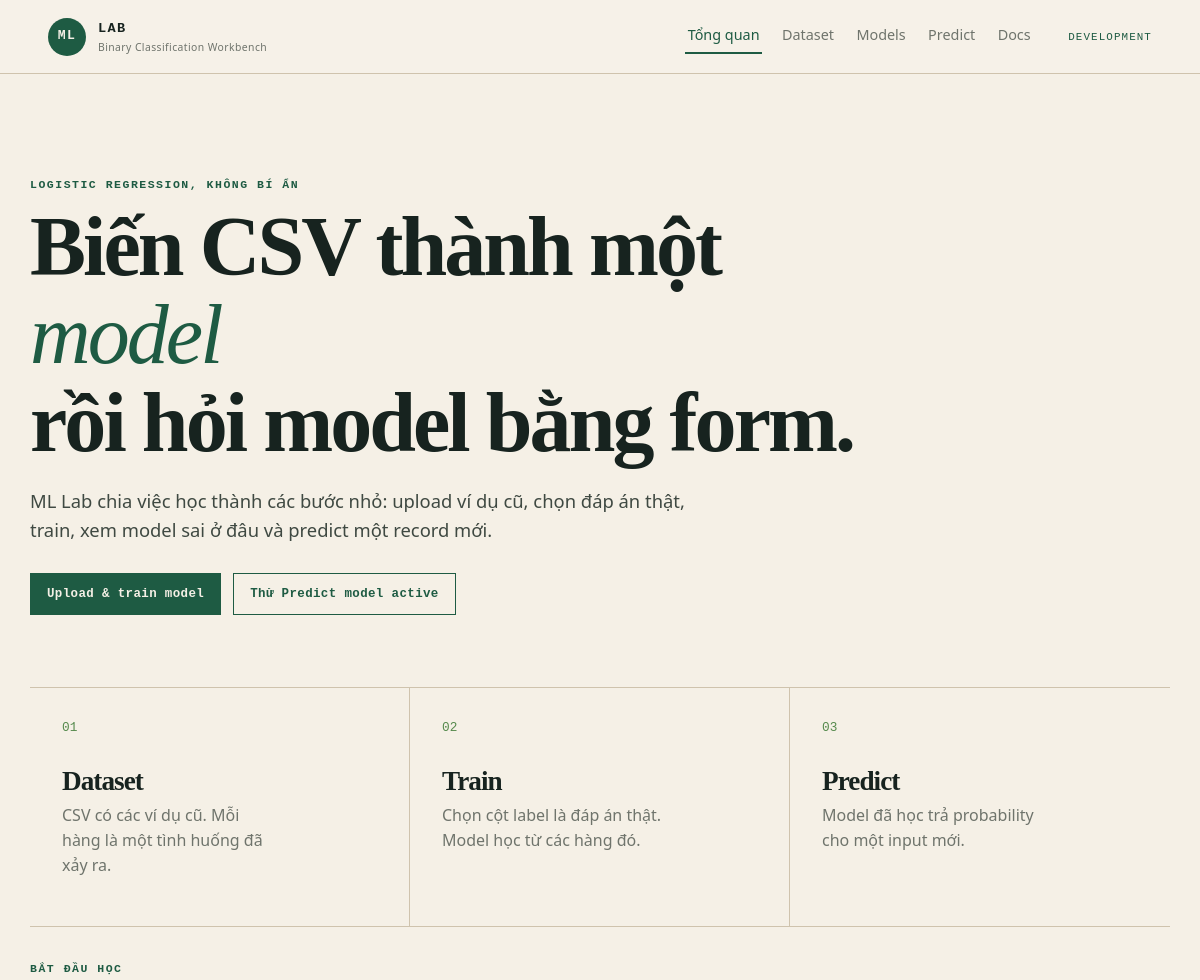
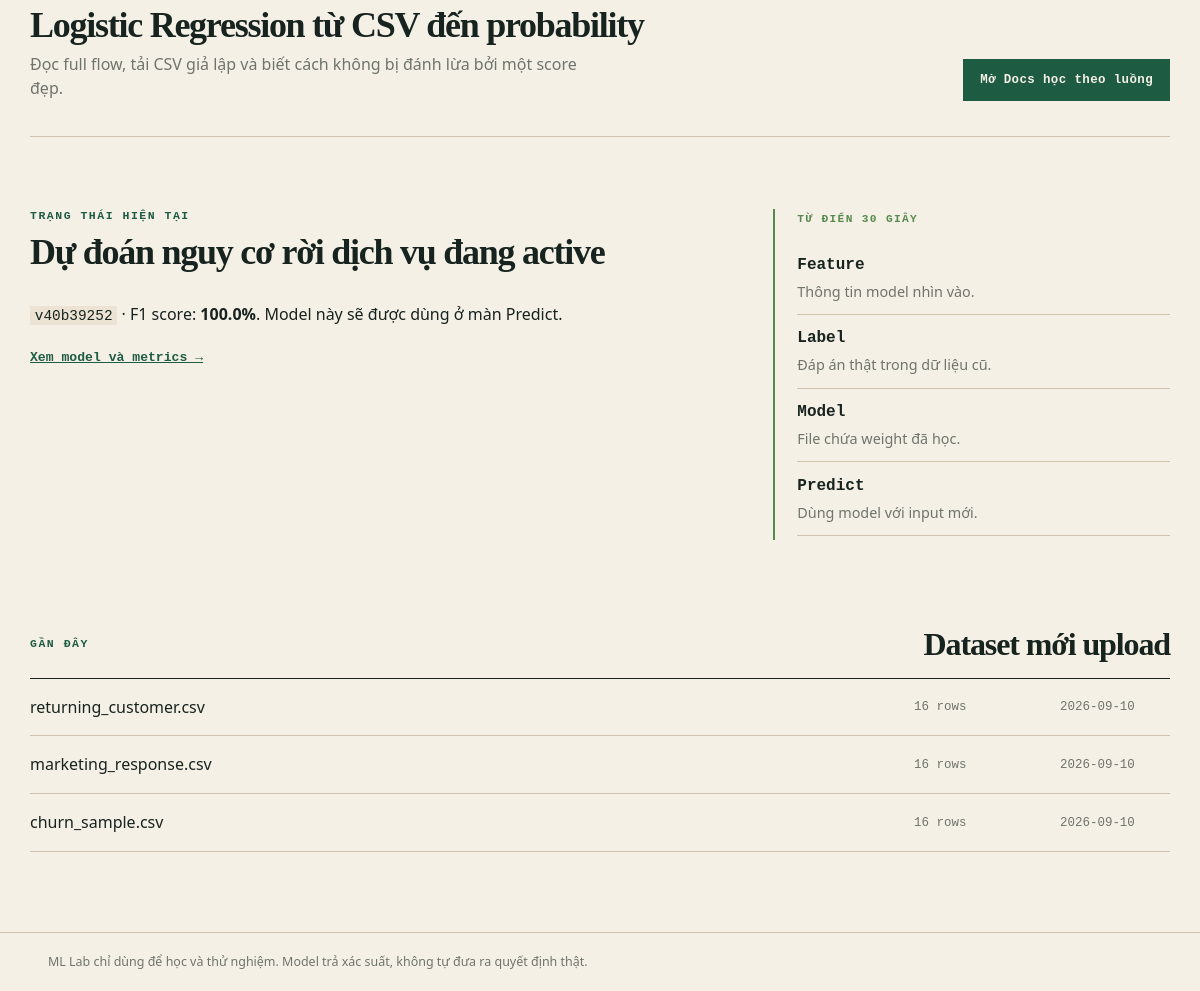
The page / on the database its author committed (2 pictures, top to bottom).
### tables this page shows
CREATE TABLE model_versions (
                id TEXT PRIMARY KEY,
                dataset_id TEXT NOT NULL REFERENCES datasets(id),
                job_id TEXT NOT NULL REFERENCES training_jobs(id),
                version TEXT NOT NULL,
                artifact_path TEXT NOT NULL,
                metadata_path TEXT NOT NULL,
                metrics_json TEXT NOT NULL,
                is_active INTEGER NOT NULL DEFAULT 0,
                created_at TEXT NOT NULL
            , model_name TEXT, purpose TEXT);

CREATE TABLE datasets (
                id TEXT PRIMARY KEY,
                original_filename TEXT NOT NULL,
                stored_path TEXT NOT NULL,
                row_count INTEGER NOT NULL,
                columns_json TEXT NOT NULL,
                created_at TEXT NOT NULL
            );

### app/main.py (the view)
@app.get("/", response_class=HTMLResponse)
def dashboard(request: Request):
    datasets = database.fetch_all("SELECT * FROM datasets ORDER BY created_at DESC LIMIT 5")
    active_model = None
    try:
        active_model = get_model()
    except HTTPException:
        pass
    return view(request, "dashboard.html", active_page="dashboard", datasets=datasets, active_model=active_model)

### app/templates/dashboard.html (shortened to what this page needs)
{% extends "base.html" %}
{% block content %}
<section class="hero">
  <p class="eyebrow">LOGISTIC REGRESSION, KHÔNG BÍ ẨN</p>
  <h1>Biến CSV thành một <em>model</em><br>rồi hỏi model bằng form.</h1>
  <p class="hero-copy">ML Lab chia việc học thành các bước nhỏ: upload ví dụ cũ, chọn đáp án thật, train, xem model sai ở đâu và predict một record mới.</p>
  <div class="hero-actions">
    <a class="button button-primary" href="/datasets">Upload &amp; train model</a>
    {% if active_model %}<a class="button button-quiet" href="/predict">Thử Predict model active</a>{% endif %}
  </div>
</section>
<section class="flow-grid" aria-label="Luồng làm việc Machine Learning">
  <article class="flow-step"><span>01</span><h2>Dataset</h2><p>CSV có các ví dụ cũ. Mỗi hàng là một tình huống đã xảy ra.</p></article>
  <article class="flow-step"><span>02</span><h2>Train</h2><p>Chọn cột label là đáp án thật. Model học từ các hàng đó.</p></article>
  <article class="flow-step"><span>03</span><h2>Predict</h2><p>Model đã học trả probability cho một input mới.</p></article>
</section>
<section class="learn-callout" aria-labelledby="learn-callout-title">
  <div>
    <p class="eyebrow">BẮT ĐẦU HỌC</p>
    <h2 id="learn-callout-title">Logistic Regression từ CSV đến probability</h2>
    <p>Đọc full flow, tải CSV giả lập và biết cách không bị đánh lừa bởi một score đẹp.</p>
  </div>
  <a class="button button-primary" href="/docs">Mở Docs học theo luồng</a>
</section>
<section class="split-section">
  <div>
    <p class="eyebrow">TRẠNG THÁI HIỆN TẠI</p>
    {% if active_model %}
      <h2>{{ active_model.display_name }} đang active</h2>
      <p><code>{{ active_model.version }}</code> · F1 score: <strong>{{ '%.1f'|format(active_model.metrics.f1 * 100) }}%</strong>. Model này sẽ được dùng ở màn Predict.</p>
      <a class="text-link" href="/models">Xem model và metrics →</a>
    {% else %}
      <h2>Chưa có model nào</h2>
      <p>Điều này bình thường. Bắt đầu bằng một CSV có cột feature và một cột label chứa đúng hai giá trị.</p>
      <a class="text-link" href="/datasets">Đi đến Dataset →</a>
    {% endif %}
  </div>
  <aside class="term-card">
    <p class="term-label">TỪ ĐIỂN 30 GIÂY</p>
    <dl>
      <div><dt>Feature</dt><dd>Thông tin model nhìn vào.</dd></div>
      <div><dt>Label</dt><dd>Đáp án thật trong dữ liệu cũ.</dd></div>
      <div><dt>Model</dt><dd>File chứa weight đã học.</dd></div>
      <div><dt>Predict</dt><dd>Dùng model với input mới.</dd></div>
    </dl>
  </aside>
</section>
{% if datasets %}
<section class="recent-section">
  <div class="section-title"><p class="eyebrow">GẦN ĐÂY</p><h2>Dataset mới upload</h2></div>
  <div class="list-card">
  {% for dataset in datasets %}
    <a class="list-row" href="/datasets/{{ dataset.id }}"><span>{{ dataset.original_filename }}</span><span>{{ dataset.row_count }} rows</span><span>{{ dataset.created_at[:10] }}</span></a>
  {% endfor %}
  </div>
</section>
{% endif %}
{% endblock %}

### app/static/app.css (style rules this page uses)
:root { --ink: #17231f; --paper: #f5f0e6; --paper-deep: #e9dfcd; --line: #cfc3ad; --forest: #1e5b43; --moss: #568a4d; --coral: #bd563e; --soft-green: #dbe9d8; --soft-red: #f4ded7; --muted: #6f746c; --mono: "SFMono-Regular", Consolas, "Liberation Mono", monospace; --serif: Georgia, "Iowan Old Style", "Palatino Linotype", serif; --sans: "Avenir Next", "Segoe UI", sans-serif; }
* { box-sizing: border-box; }
body { margin: 0; color: var(--ink); background: var(--paper); font-family: var(--sans); line-height: 1.55; }
a { color: inherit; }
code { font-family: var(--mono); font-size: .9em; background: color-mix(in srgb, var(--paper-deep) 70%, transparent); padding: .12rem .3rem; }
h1, h2, h3, p { margin-top: 0; }
h1, h2 { font-family: var(--serif); line-height: 1.05; letter-spacing: -.035em; }
.eyebrow { color: var(--forest); font: 700 .72rem var(--mono); letter-spacing: .13em; }
.hero { max-width: 850px; padding: 2rem 0 4.5rem; }
.hero h1 { font-size: clamp(3rem, 7vw, 5.8rem); margin-bottom: 1.25rem; }
.hero h1 em { color: var(--forest); font-weight: 400; }
.hero-copy { max-width: 670px; font-size: 1.15rem; color: #3f4942; }
.hero-actions, .model-actions { display: flex; gap: .75rem; flex-wrap: wrap; margin-top: 1.8rem; }
.button { display: inline-flex; justify-content: center; align-items: center; min-height: 42px; border: 1px solid var(--forest); padding: .55rem 1rem; font: 700 .78rem var(--mono); letter-spacing: .03em; text-decoration: none; cursor: pointer; }
.button-primary { color: var(--paper); background: var(--forest); }
.button-quiet { color: var(--forest); background: transparent; }
.flow-grid { display: grid; grid-template-columns: repeat(3, 1fr); border-top: 1px solid var(--line); border-bottom: 1px solid var(--line); }
.flow-step { min-height: 220px; padding: 2rem; border-right: 1px solid var(--line); }
.flow-step:last-child { border-right: 0; }
.flow-step span { display: block; color: var(--moss); font: .8rem var(--mono); margin-bottom: 2rem; }
.flow-step h2 { font-size: 1.7rem; margin-bottom: .5rem; }
.flow-step p { color: var(--muted); max-width: 24ch; }
.learn-callout { display: flex; justify-content: space-between; align-items: end; gap: 2rem; padding: 2.2rem 0; border-bottom: 1px solid var(--line); }
.learn-callout h2 { margin-bottom: .45rem; font-size: clamp(1.8rem, 3vw, 2.7rem); }
.learn-callout p:last-child { max-width: 570px; margin-bottom: 0; color: var(--muted); }
.split-section { display: grid; grid-template-columns: 1.4fr .8fr; gap: 3rem; align-items: start; padding: 4.5rem 0; }
.split-section h2 { font-size: clamp(2rem, 3vw, 3rem); }
.term-card { border-left: 2px solid var(--moss); padding: .25rem 0 .25rem 1.4rem; }
.term-label { color: var(--moss); font: 700 .7rem var(--mono); letter-spacing: .12em; }
.term-card dl { margin: 1rem 0 0; }
.term-card dl div { padding: .7rem 0; border-bottom: 1px solid var(--line); }
.term-card dt { font-family: var(--mono); font-weight: 700; }
.term-card dd { margin: .2rem 0 0; color: var(--muted); font-size: .9rem; }
.recent-section { margin-top: 1rem; }
.section-title { display: flex; justify-content: space-between; align-items: end; margin-bottom: 1rem; }
.section-title h2 { margin: 0; font-size: 2rem; }
.list-card { border-top: 1px solid var(--ink); }
.list-row { display: grid; grid-template-columns: 1fr 130px 110px; gap: 1rem; align-items: center; padding: 1rem 0; border-bottom: 1px solid var(--line); text-decoration: none; }
.list-row span:not(:first-child) { color: var(--muted); font: .78rem var(--mono); }
.text-link { color: var(--forest); font: 700 .82rem var(--mono); }

### rows shown on the page
model_versions: display_name "Dự đoán nguy cơ rời dịch vụ", version "v40b39252"
datasets: original_filename "returning_customer.csv", row_count "16", created_at "2026-09-10"
datasets: original_filename "marketing_response.csv", row_count "16", created_at "2026-09-10"
datasets: original_filename "churn_sample.csv", row_count "16", created_at "2026-09-10"

### other values the page prints
{{ app_env }} "DEVELOPMENT"
{{ '%.1f'|format(active_model.metrics.f1 * 100) }} "100.0"
